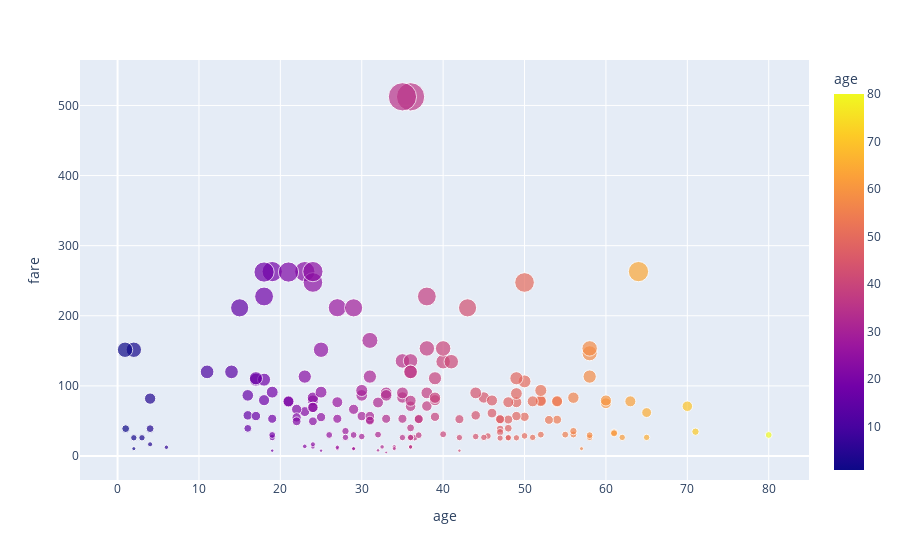

Notebook code cell kept with this figure:
### Code cell
fig = px.scatter(df, x ='age', y='fare', color='age', size='fare')
fig.show()

### Figure 1 — Plotly figure (JSON) as saved in the notebook; plotly's stock layout.template omitted (floating-point values rounded to 4 significant figures; data arrays with more than 128 entries replaced by an {"elided": "..."} marker saying what was removed)
{"data": [{"hovertemplate": "age=%{marker.color}<br>fare=%{marker.size}<extra></extra>", "legendgroup": "", "marker": {"color": {"elided": "182 float values"}, "coloraxis": "coloraxis", "size": {"elided": "182 float values"}, "sizemode": "area", "sizeref": 1.281, "symbol": "circle"}, "mode": "markers", "name": "", "orientation": "v", "showlegend": false, "type": "scatter", "x": {"elided": "182 float values"}, "xaxis": "x", "y": {"elided": "182 float values"}, "yaxis": "y"}], "layout": {"coloraxis": {"colorbar": {"title": {"text": "age"}}, "colorscale": [[0, "#0d0887"], [0.1111, "#46039f"], [0.2222, "#7201a8"], [0.3333, "#9c179e"], [0.4444, "#bd3786"], [0.5556, "#d8576b"], [0.6667, "#ed7953"], [0.7778, "#fb9f3a"], [0.8889, "#fdca26"], [1, "#f0f921"]]}, "legend": {"itemsizing": "constant", "tracegroupgap": 0}, "margin": {"t": 60}, "xaxis": {"anchor": "y", "domain": [0, 1], "title": {"text": "age"}}, "yaxis": {"anchor": "x", "domain": [0, 1], "title": {"text": "fare"}}}}
